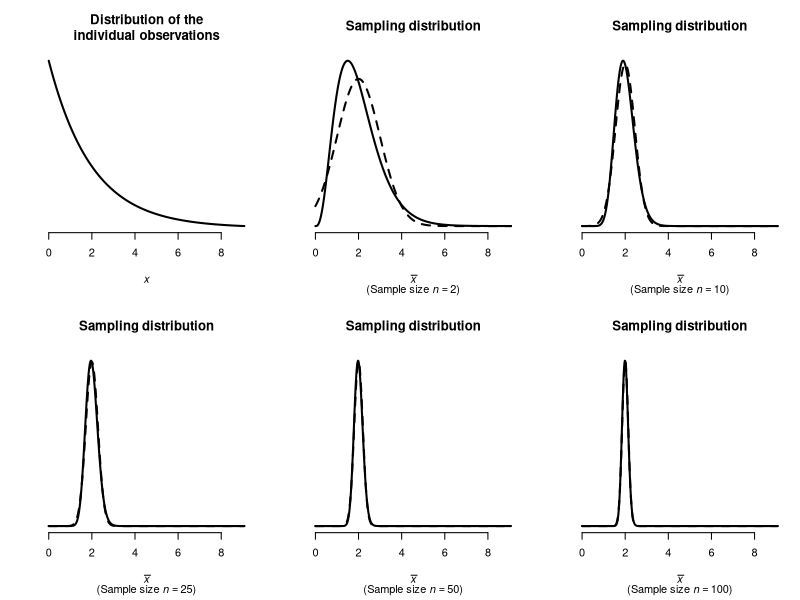

This figure's R source:
## ---- chunk 1
# Gamma(alpha=2, rate=1): Xbar ~ Gamma(n*alpha, rate=n)
# mu = 2, sigma = sqrt(2)

###  Set up  ###
alpha <- 2
beta  <- 1
mu    <- alpha * beta
sg    <- sqrt(alpha) * beta

ns <- c(2, 10, 25, 50, 100)

x <- seq( max(mu - 5*sg, 1e-4), 
          mu + 5*sg, 
          length.out = 600)

###  Build x grid and densities for each n  ###
traces <- lapply(ns, function(n) {
  se   <- sg / sqrt(n)
  x    <- x
  yex  <- dgamma(x, 
                 shape = n * alpha, 
                 scale = 1 / (n * beta) )
  yclt <- dnorm(x,  
                mean  = mu,        
                sd   = se)
  list(x = x, 
       yex = yex, 
       yclt = yclt, 
       n = n)
})

###  Build figure  ###
par(mfrow = c(2, 3),
    mar = c(5.1, 3.1, 4.1, 1.1) ) # DEFAULT: 5.1 4.1 4.1 2.1

# GAMMA DISTN

plot(x = x, 
     y = dgamma(x, 
                scale = alpha, 
                shape = 1/beta),
     type = "l",
     xlab = expression(italic(x)),
     ylab = "",
     axes = FALSE,
     main = "Distribution of the\nindividual observations",
     lwd = 2)
axis(side = 1)

### SAMPLING DISTNS
for (i in (1:length(ns))){
  plot(x = traces[[i]]$x, 
       y = traces[[i]]$yex,
       type = "l",
       xlab = expression(bar(italic(x))),
       ylab = "",
       axes = FALSE,
       main = expression(bold(Sampling~distribution)),
       sub = bquote("(" * Sample~size~italic(n) == .(ns[i]) * ")"),
       lwd = 2)
  axis(side = 1)
  lines(x = traces[[i]]$x, 
        y = traces[[i]]$yclt,
        lty = 2,
        lwd = 2)
}
